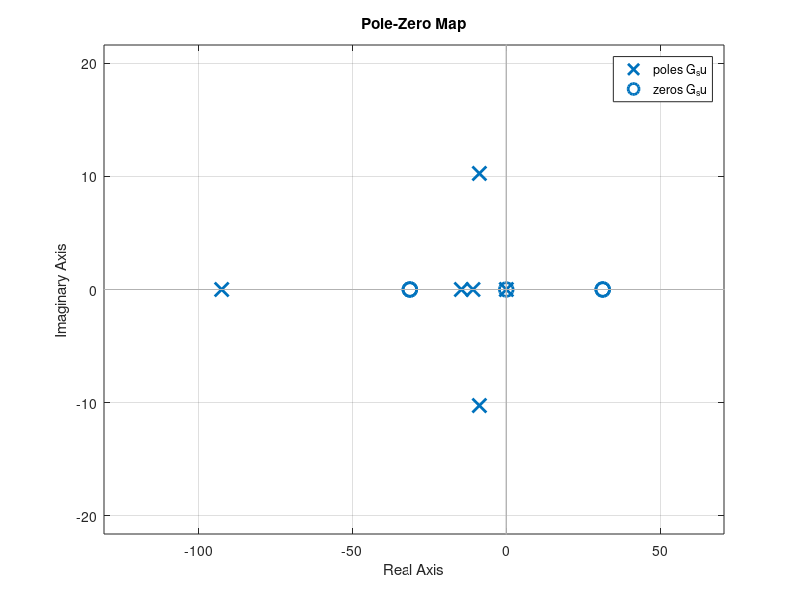

The MATLAB script that drew this image:
%% Gruppe 21
m_u = .9; %kg
m_s = 4.5; %kg
c_s = 177;
d_s = 14.2;
c_u = 885;

s = tf('s');
G_su = (m_u * s^2-c_u)/...
    ((d_s^2 - m_s ) * s^2 + (2*d_s*c_s - d_s )*s + (c_s^2 - c_s))


KP = 1; 
T_N = 10;
T_V = 2;
s = tf('s');
G_r = KP*( 1+ 1/ (T_N*s) +s*T_V);

G_rk =  feedback(G_su, G_r);
pzmap(G_rk)

[p,z] = pzmap(G_su)
pzmap(G_su)
G_su_zpk = zpk(G_su)